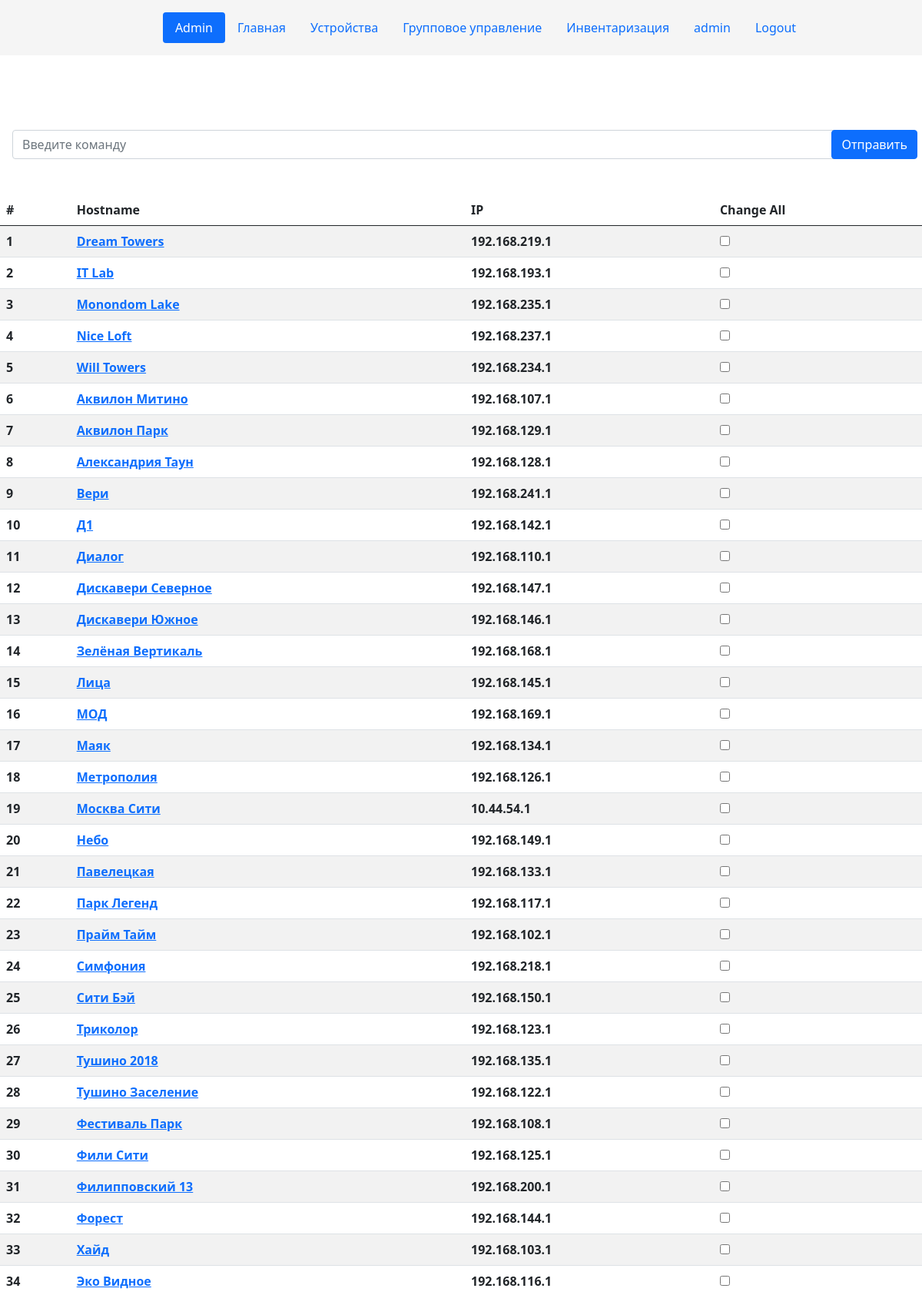
/group/ (signed in), run on the app's committed database.
### mikronik/apps/monitor/models.py (models this page shows, shortened)
class Mikrot(models.Model):
	mikrotIP = models.CharField("Адрес Микротик", max_length = 20)
	mikrotName = models.CharField("Имя Микротик", max_length =  30)
	mikrotLogin = models.CharField("Логин Микротик", max_length =  30)
	mikrotPass = models.CharField("Пароль Микротик", max_length = 30)
	class Meta():
		verbose_name = 'Микротик'
		verbose_name_plural = 'Микротики'

### mikronik/apps/monitor/views.py (the view)
# urls.py: path('group/', views.group, name = 'group'),
@permission_required('mikronik.index')
def group(request):
	all_mikrot = api.viewListMikrotGroup()
	return render(request, 'monitor/group.html', {'all_mikrot': all_mikrot})

### mikronik/apps/monitor/mikropi.py (called while the page is built)
	def viewListMikrotGroup(self):
		all_mikrot = Mikrot.objects.all()
		arr = []
		arrM = []
		j = 1
		for p in all_mikrot:
			arr.append(j)
			arr.append(p.mikrotName)
			arr.append(p.mikrotIP)
			arr.append(p.id)
			arrM.append(arr)
			arr = []
			j = j + 1
		name = []
		res = []
		for a in arrM:
			name.append(a[1])
		name = sorted(name)
		i = 0
		while i <= len(name) -1:
			for a in arrM:
				if name[i] in a:
					a[0] = i+1
					res.append(a)
			i = i + 1
		return res

### mikronik/templates/monitor/group.html (shortened to what this page needs)
{% extends 'base.html' %}
{% block content %}
	<form action="{% url 'monitor:group_command' %}" method="POST">
	<div class="form-group">
		<div class="form-group mx-sm-3 ">
			<input style="position: absolute ; width: 93%; top: 10%;" type="text" name="command" placeholder="Введите команду" class="form-control">
		</div>
	<input style="position: absolute ; right: .5%; top: 10%;" type="submit" value="Отправить" class="btn btn-primary mb-2">
	</div>
	<table style="width: 100%;position: absolute;top: 15%" class="table table-striped">
	  <thead>
	    <tr>
	    <th scope="col">#</th>
	      <th scope="col">Hostname</th>
	      <th scope="col">IP</th>
	      <th scope="col" class="input" style="cursor: pointer;">Change All</th>
	    </tr>
	  </thead>
	  <tbody>
	  	{% for i in all_mikrot %}
	    <tr>
	      <th scope="row">{{i.0}}</th>
	      <th scope="row"><a style="cursor: pointer;" href="{% url 'monitor:detail' i.3 %}">{{i.1}}</a></th>
	      <th scope="row">{{i.2}}</th>
	      <th scope="row"><input class="checkbox-input"  name = "{{i.3}}" type="checkbox"></th>
	    </tr>
	   	{% endfor %}
	  </tbody>
</form>
{% endblock %}

### mikronik/templates/base.html (shortened to what this page needs)
<!DOCTYPE html>
<html lang = "en">
	<head>
		 <link href="https://cdn.jsdelivr.net/npm/bootstrap@5.1.0/dist/css/bootstrap.min.css" rel="stylesheet">
	</head>
	<body>
		<header style="background-color: whitesmoke; width: 100%" class="d-flex justify-content-center py-3">
      <ul class="nav nav-pills">
      	<li style="font-size: 150%" class="nav-link">{{hostname}}</li>
      	<li style="font-size: 150%" class="nav-link"><a style="cursor: pointer; text-decoration: none;" target="_blank" href="http:\\{{mikrot.mikrotIP}}">{{mikrot.mikrotIP}}</a></li>
        <li class="nav-item"><a href="/admin" class="nav-link active" aria-current="page">Admin</a></li>
        <li class="nav-item"><a href="/monitor" class="nav-link">Главная</a></li>
        <li class="nav-item"><a href="/all_device" class="nav-link">Устройства</a></li>
        <li class="nav-item"><a href="/monitor/group" class="nav-link">Групповое управление</a></li>
      	<li class="nav-item"><a href="/monitor/invent" class="nav-link">Инвентаризация</a></li>
      {% if user.is_authenticated %}
     <li class="nav-link">{{ user.get_username }}</li>
     <li class="nav-item"><a class="nav-link" href="{% url 'logout'%}?next={{request.path}}">Logout</a></li>
   {% else %}
     <li class="nav-item"><a class="nav-link" href="{% url 'login'%}?next={{request.path}}">Login</a></li>
   {% endif %}
      </ul>
    </header>
		{% block content %}
		{% endblock %}
	</body>
</html>

### data on the page
Mikrot: mikrotName "Dream Towers", mikrotIP "192.168.219.1"
Mikrot: mikrotName "IT Lab", mikrotIP "192.168.193.1"
Mikrot: mikrotName "Monondom Lake", mikrotIP "192.168.235.1"
Mikrot: mikrotName "Nice Loft", mikrotIP "192.168.237.1"
Mikrot: mikrotName "Will Towers", mikrotIP "192.168.234.1"
Mikrot: mikrotName "Аквилон Митино", mikrotIP "192.168.107.1"
Mikrot: mikrotName "Аквилон Парк", mikrotIP "192.168.129.1"
Mikrot: mikrotName "Александрия Таун", mikrotIP "192.168.128.1"
Mikrot: mikrotName "Вери", mikrotIP "192.168.241.1"
Mikrot: mikrotName "Д1", mikrotIP "192.168.142.1"
Mikrot: mikrotName "Диалог", mikrotIP "192.168.110.1"
Mikrot: mikrotName "Дискавери Северное", mikrotIP "192.168.147.1"
Mikrot: mikrotName "Дискавери Южное", mikrotIP "192.168.146.1"
Mikrot: mikrotName "Зелёная Вертикаль", mikrotIP "192.168.168.1"
Mikrot: mikrotName "Лица", mikrotIP "192.168.145.1"
Mikrot: mikrotName "МОД", mikrotIP "192.168.169.1"
Mikrot: mikrotName "Маяк", mikrotIP "192.168.134.1"
Mikrot: mikrotName "Метрополия", mikrotIP "192.168.126.1"
Mikrot: mikrotName "Москва Сити", mikrotIP "10.44.54.1"
Mikrot: mikrotName "Небо", mikrotIP "192.168.149.1"
Mikrot: mikrotName "Павелецкая", mikrotIP "192.168.133.1"
Mikrot: mikrotName "Парк Легенд", mikrotIP "192.168.117.1"
Mikrot: mikrotName "Прайм Тайм", mikrotIP "192.168.102.1"
Mikrot: mikrotName "Симфония", mikrotIP "192.168.218.1"
Mikrot: mikrotName "Сити Бэй", mikrotIP "192.168.150.1"
Mikrot: mikrotName "Триколор", mikrotIP "192.168.123.1"
Mikrot: mikrotName "Тушино 2018", mikrotIP "192.168.135.1"
Mikrot: mikrotName "Тушино Заселение", mikrotIP "192.168.122.1"
Mikrot: mikrotName "Фестиваль Парк", mikrotIP "192.168.108.1"
Mikrot: mikrotName "Фили Сити", mikrotIP "192.168.125.1"
Mikrot: mikrotName "Филипповский 13", mikrotIP "192.168.200.1"
Mikrot: mikrotName "Форест", mikrotIP "192.168.144.1"
Mikrot: mikrotName "Хайд", mikrotIP "192.168.103.1"
Mikrot: mikrotName "Эко Видное", mikrotIP "192.168.116.1"

### other printed values
{{ user.get_username }} "admin"
{{ i.0 }} "1" "2" "3" "4" "5" "6" "7" "8" "9" "10" "11" "12" "13" "14" "15" "16" "17" "18" "19" "20" "21" "22" "23" "24" "25" "26" "27" "28" "29" "30" "31" "32" "33" "34"
